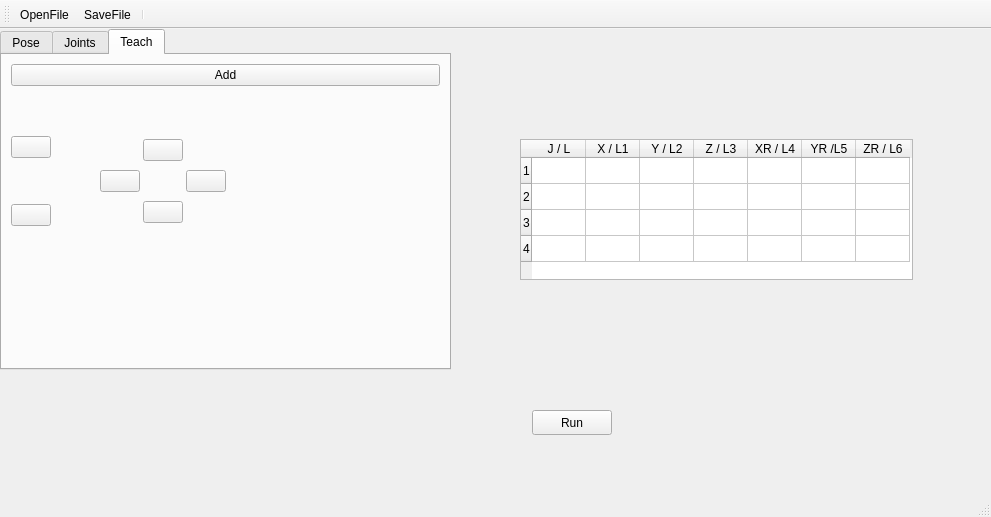
<?xml version="1.0" encoding="UTF-8"?>
<ui version="4.0">
 <class>MainWindow</class>
 <widget class="QMainWindow" name="MainWindow">
  <property name="geometry">
   <rect>
    <x>0</x>
    <y>0</y>
    <width>991</width>
    <height>517</height>
   </rect>
  </property>
  <property name="windowTitle">
   <string>MainWindow</string>
  </property>
  <widget class="QWidget" name="centralwidget">
   <widget class="QTabWidget" name="tabWidget">
    <property name="geometry">
     <rect>
      <x>0</x>
      <y>0</y>
      <width>451</width>
      <height>341</height>
     </rect>
    </property>
    <property name="currentIndex">
     <number>2</number>
    </property>
    <property name="movable">
     <bool>true</bool>
    </property>
    <widget class="QWidget" name="tab_1">
     <attribute name="title">
      <string>Pose</string>
     </attribute>
     <layout class="QGridLayout" name="gridLayout_8">
      <item row="0" column="0">
       <widget class="QLabel" name="label">
        <property name="font">
         <font>
          <pointsize>13</pointsize>
         </font>
        </property>
        <property name="text">
         <string>X</string>
        </property>
       </widget>
      </item>
      <item row="0" column="1">
       <widget class="QDoubleSpinBox" name="doubleSpinBox">
        <property name="decimals">
         <number>3</number>
        </property>
        <property name="minimum">
         <double>-3.000000000000000</double>
        </property>
        <property name="maximum">
         <double>3.000000000000000</double>
        </property>
        <property name="singleStep">
         <double>0.010000000000000</double>
        </property>
        <property name="stepType">
         <enum>QAbstractSpinBox::DefaultStepType</enum>
        </property>
       </widget>
      </item>
      <item row="0" column="2">
       <widget class="QLabel" name="label_4">
        <property name="font">
         <font>
          <pointsize>13</pointsize>
         </font>
        </property>
        <property name="text">
         <string>X</string>
        </property>
       </widget>
      </item>
      <item row="0" column="3">
       <widget class="QDoubleSpinBox" name="doubleSpinBox_4">
        <property name="decimals">
         <number>3</number>
        </property>
        <property name="minimum">
         <double>-1.000000000000000</double>
        </property>
        <property name="maximum">
         <double>1.000000000000000</double>
        </property>
        <property name="singleStep">
         <double>0.010000000000000</double>
        </property>
       </widget>
      </item>
      <item row="1" column="0">
       <widget class="QLabel" name="label_3">
        <property name="font">
         <font>
          <pointsize>13</pointsize>
         </font>
        </property>
        <property name="text">
         <string>Y</string>
        </property>
       </widget>
      </item>
      <item row="1" column="1">
       <widget class="QDoubleSpinBox" name="doubleSpinBox_2">
        <property name="decimals">
         <number>3</number>
        </property>
        <property name="minimum">
         <double>3.000000000000000</double>
        </property>
        <property name="maximum">
         <double>3.000000000000000</double>
        </property>
        <property name="singleStep">
         <double>0.010000000000000</double>
        </property>
       </widget>
      </item>
      <item row="1" column="2">
       <widget class="QLabel" name="label_5">
        <property name="font">
         <font>
          <pointsize>13</pointsize>
         </font>
        </property>
        <property name="text">
         <string>Y</string>
        </property>
       </widget>
      </item>
      <item row="1" column="3">
       <widget class="QDoubleSpinBox" name="doubleSpinBox_5">
        <property name="decimals">
         <number>3</number>
        </property>
        <property name="minimum">
         <double>1.000000000000000</double>
        </property>
        <property name="maximum">
         <double>1.000000000000000</double>
        </property>
        <property name="singleStep">
         <double>0.010000000000000</double>
        </property>
       </widget>
      </item>
      <item row="2" column="0">
       <widget class="QLabel" name="label_2">
        <property name="font">
         <font>
          <pointsize>13</pointsize>
         </font>
        </property>
        <property name="text">
         <string>Z</string>
        </property>
       </widget>
      </item>
      <item row="2" column="1">
       <widget class="QDoubleSpinBox" name="doubleSpinBox_3">
        <property name="decimals">
         <number>3</number>
        </property>
        <property name="minimum">
         <double>3.000000000000000</double>
        </property>
        <property name="maximum">
         <double>3.000000000000000</double>
        </property>
        <property name="singleStep">
         <double>0.010000000000000</double>
        </property>
       </widget>
      </item>
      <item row="2" column="2">
       <widget class="QLabel" name="label_6">
        <property name="font">
         <font>
          <pointsize>13</pointsize>
         </font>
        </property>
        <property name="text">
         <string>Z</string>
        </property>
       </widget>
      </item>
      <item row="2" column="3">
       <widget class="QDoubleSpinBox" name="doubleSpinBox_6">
        <property name="decimals">
         <number>3</number>
        </property>
        <property name="minimum">
         <double>1.000000000000000</double>
        </property>
        <property name="maximum">
         <double>1.000000000000000</double>
        </property>
        <property name="singleStep">
         <double>0.010000000000000</double>
        </property>
       </widget>
      </item>
      <item row="3" column="2">
       <widget class="QLabel" name="label_7">
        <property name="font">
         <font>
          <pointsize>13</pointsize>
         </font>
        </property>
        <property name="text">
         <string>W</string>
        </property>
       </widget>
      </item>
      <item row="3" column="3">
       <widget class="QDoubleSpinBox" name="doubleSpinBox_7">
        <property name="decimals">
         <number>3</number>
        </property>
        <property name="minimum">
         <double>-1.000000000000000</double>
        </property>
        <property name="maximum">
         <double>1.000000000000000</double>
        </property>
        <property name="singleStep">
         <double>0.010000000000000</double>
        </property>
       </widget>
      </item>
      <item row="4" column="0" colspan="2">
       <widget class="QPushButton" name="pushButton_10">
        <property name="text">
         <string>Move</string>
        </property>
       </widget>
      </item>
      <item row="4" column="2" colspan="2">
       <widget class="QPushButton" name="pushButton">
        <property name="text">
         <string>Add</string>
        </property>
       </widget>
      </item>
     </layout>
    </widget>
    <widget class="QWidget" name="tab_2">
     <attribute name="title">
      <string>Joints</string>
     </attribute>
     <layout class="QGridLayout" name="gridLayout_5">
      <item row="0" column="0">
       <widget class="QLabel" name="label_8">
        <property name="font">
         <font>
          <pointsize>13</pointsize>
         </font>
        </property>
        <property name="text">
         <string>L1</string>
        </property>
       </widget>
      </item>
      <item row="0" column="1" colspan="2">
       <widget class="QSlider" name="horizontalSlider_2">
        <property name="contextMenuPolicy">
         <enum>Qt::DefaultContextMenu</enum>
        </property>
        <property name="minimum">
         <number>-180</number>
        </property>
        <property name="maximum">
         <number>180</number>
        </property>
        <property name="singleStep">
         <number>0</number>
        </property>
        <property name="tracking">
         <bool>true</bool>
        </property>
        <property name="orientation">
         <enum>Qt::Horizontal</enum>
        </property>
       </widget>
      </item>
      <item row="0" column="3">
       <widget class="QSpinBox" name="spinBox">
        <property name="minimum">
         <number>-180</number>
        </property>
        <property name="maximum">
         <number>180</number>
        </property>
       </widget>
      </item>
      <item row="0" column="4">
       <widget class="QLabel" name="label_13">
        <property name="text">
         <string>0</string>
        </property>
       </widget>
      </item>
      <item row="1" column="0">
       <widget class="QLabel" name="label_10">
        <property name="font">
         <font>
          <pointsize>13</pointsize>
         </font>
        </property>
        <property name="text">
         <string>L2</string>
        </property>
       </widget>
      </item>
      <item row="1" column="1" colspan="2">
       <widget class="QSlider" name="horizontalSlider">
        <property name="minimum">
         <number>-180</number>
        </property>
        <property name="maximum">
         <number>180</number>
        </property>
        <property name="orientation">
         <enum>Qt::Horizontal</enum>
        </property>
       </widget>
      </item>
      <item row="1" column="3">
       <widget class="QSpinBox" name="spinBox_2">
        <property name="minimum">
         <number>-180</number>
        </property>
        <property name="maximum">
         <number>180</number>
        </property>
       </widget>
      </item>
      <item row="1" column="4">
       <widget class="QLabel" name="label_15">
        <property name="text">
         <string>0</string>
        </property>
       </widget>
      </item>
      <item row="2" column="0">
       <widget class="QLabel" name="label_9">
        <property name="font">
         <font>
          <pointsize>13</pointsize>
         </font>
        </property>
        <property name="text">
         <string>L3</string>
        </property>
       </widget>
      </item>
      <item row="2" column="1" colspan="2">
       <widget class="QSlider" name="horizontalSlider_4">
        <property name="minimum">
         <number>-180</number>
        </property>
        <property name="maximum">
         <number>180</number>
        </property>
        <property name="orientation">
         <enum>Qt::Horizontal</enum>
        </property>
       </widget>
      </item>
      <item row="2" column="3">
       <widget class="QSpinBox" name="spinBox_3">
        <property name="minimum">
         <number>-180</number>
        </property>
        <property name="maximum">
         <number>180</number>
        </property>
       </widget>
      </item>
      <item row="2" column="4">
       <widget class="QLabel" name="label_16">
        <property name="text">
         <string>0</string>
        </property>
       </widget>
      </item>
      <item row="3" column="0">
       <widget class="QLabel" name="label_11">
        <property name="font">
         <font>
          <pointsize>13</pointsize>
         </font>
        </property>
        <property name="text">
         <string>L4</string>
        </property>
       </widget>
      </item>
      <item row="3" column="1" colspan="2">
       <widget class="QSlider" name="horizontalSlider_3">
        <property name="minimum">
         <number>-180</number>
        </property>
        <property name="maximum">
         <number>180</number>
        </property>
        <property name="orientation">
         <enum>Qt::Horizontal</enum>
        </property>
       </widget>
      </item>
      <item row="3" column="3">
       <widget class="QSpinBox" name="spinBox_4">
        <property name="minimum">
         <number>-180</number>
        </property>
        <property name="maximum">
         <number>180</number>
        </property>
       </widget>
      </item>
      <item row="3" column="4">
       <widget class="QLabel" name="label_17">
        <property name="text">
         <string>0</string>
        </property>
       </widget>
      </item>
      <item row="4" column="0">
       <widget class="QLabel" name="label_12">
        <property name="font">
         <font>
          <pointsize>13</pointsize>
         </font>
        </property>
        <property name="text">
         <string>L5</string>
        </property>
       </widget>
      </item>
      <item row="4" column="1" colspan="2">
       <widget class="QSlider" name="horizontalSlider_6">
        <property name="minimum">
         <number>-180</number>
        </property>
        <property name="maximum">
         <number>180</number>
        </property>
        <property name="orientation">
         <enum>Qt::Horizontal</enum>
        </property>
       </widget>
      </item>
      <item row="4" column="3">
       <widget class="QSpinBox" name="spinBox_5">
        <property name="minimum">
         <number>-180</number>
        </property>
        <property name="maximum">
         <number>180</number>
        </property>
       </widget>
      </item>
      <item row="4" column="4">
       <widget class="QLabel" name="label_18">
        <property name="text">
         <string>0</string>
        </property>
       </widget>
      </item>
      <item row="5" column="0">
       <widget class="QLabel" name="label_14">
        <property name="font">
         <font>
          <pointsize>13</pointsize>
         </font>
        </property>
        <property name="text">
         <string>L6</string>
        </property>
       </widget>
      </item>
      <item row="5" column="1" colspan="2">
       <widget class="QSlider" name="horizontalSlider_5">
        <property name="minimum">
         <number>-180</number>
        </property>
        <property name="maximum">
         <number>180</number>
        </property>
        <property name="orientation">
         <enum>Qt::Horizontal</enum>
        </property>
       </widget>
      </item>
      <item row="5" column="3">
       <widget class="QSpinBox" name="spinBox_6">
        <property name="minimum">
         <number>-180</number>
        </property>
        <property name="maximum">
         <number>180</number>
        </property>
       </widget>
      </item>
      <item row="5" column="4">
       <widget class="QLabel" name="label_19">
        <property name="text">
         <string>0</string>
        </property>
       </widget>
      </item>
      <item row="6" column="0" colspan="2">
       <widget class="QPushButton" name="pushButton_11">
        <property name="text">
         <string>Move</string>
        </property>
       </widget>
      </item>
      <item row="6" column="2">
       <widget class="QPushButton" name="pushButton_2">
        <property name="text">
         <string>Add</string>
        </property>
       </widget>
      </item>
     </layout>
    </widget>
    <widget class="QWidget" name="tab_3">
     <attribute name="title">
      <string>Teach</string>
     </attribute>
     <layout class="QGridLayout" name="gridLayout_2">
      <item row="1" column="0">
       <widget class="QPushButton" name="pushButton_7">
        <property name="text">
         <string>Add</string>
        </property>
       </widget>
      </item>
      <item row="2" column="0">
       <layout class="QGridLayout" name="gridLayout_7">
        <item row="2" column="1">
         <spacer name="horizontalSpacer_6">
          <property name="orientation">
           <enum>Qt::Horizontal</enum>
          </property>
          <property name="sizeHint" stdset="0">
           <size>
            <width>40</width>
            <height>20</height>
           </size>
          </property>
         </spacer>
        </item>
        <item row="2" column="0">
         <layout class="QGridLayout" name="gridLayout_6">
          <item row="1" column="0">
           <layout class="QVBoxLayout" name="verticalLayout_2">
            <item>
             <widget class="QPushButton" name="pushButton_9">
              <property name="cursor">
               <cursorShape>ArrowCursor</cursorShape>
              </property>
              <property name="text">
               <string/>
              </property>
              <property name="icon">
               <iconset resource="Downloads/New.qrc">
                <normaloff>:/newPrefix/Icons/arrow_up.png</normaloff>:/newPrefix/Icons/arrow_up.png</iconset>
              </property>
              <property name="iconSize">
               <size>
                <width>40</width>
                <height>40</height>
               </size>
              </property>
             </widget>
            </item>
            <item>
             <spacer name="verticalSpacer">
              <property name="orientation">
               <enum>Qt::Vertical</enum>
              </property>
              <property name="sizeHint" stdset="0">
               <size>
                <width>20</width>
                <height>40</height>
               </size>
              </property>
             </spacer>
            </item>
            <item>
             <widget class="QPushButton" name="pushButton_8">
              <property name="cursor">
               <cursorShape>ArrowCursor</cursorShape>
              </property>
              <property name="text">
               <string/>
              </property>
              <property name="icon">
               <iconset resource="Downloads/New.qrc">
                <normaloff>:/newPrefix/Icons/arrow_down.png</normaloff>:/newPrefix/Icons/arrow_down.png</iconset>
              </property>
              <property name="iconSize">
               <size>
                <width>40</width>
                <height>40</height>
               </size>
              </property>
             </widget>
            </item>
           </layout>
          </item>
          <item row="0" column="2">
           <spacer name="verticalSpacer_3">
            <property name="orientation">
             <enum>Qt::Vertical</enum>
            </property>
            <property name="sizeHint" stdset="0">
             <size>
              <width>20</width>
              <height>40</height>
             </size>
            </property>
           </spacer>
          </item>
          <item row="1" column="2">
           <layout class="QVBoxLayout" name="verticalLayout">
            <item>
             <layout class="QGridLayout" name="gridLayout_3">
              <item row="0" column="0">
               <spacer name="horizontalSpacer_2">
                <property name="orientation">
                 <enum>Qt::Horizontal</enum>
                </property>
                <property name="sizeHint" stdset="0">
                 <size>
                  <width>40</width>
                  <height>20</height>
                 </size>
                </property>
               </spacer>
              </item>
              <item row="0" column="2">
               <widget class="QPushButton" name="pushButton_13">
                <property name="cursor">
                 <cursorShape>ArrowCursor</cursorShape>
                </property>
                <property name="text">
                 <string/>
                </property>
                <property name="icon">
                 <iconset resource="Downloads/New.qrc">
                  <normaloff>:/newPrefix/Icons/arrow_up.png</normaloff>:/newPrefix/Icons/arrow_up.png</iconset>
                </property>
                <property name="iconSize">
                 <size>
                  <width>40</width>
                  <height>40</height>
                 </size>
                </property>
               </widget>
              </item>
              <item row="0" column="3">
               <spacer name="horizontalSpacer_3">
                <property name="orientation">
                 <enum>Qt::Horizontal</enum>
                </property>
                <property name="sizeHint" stdset="0">
                 <size>
                  <width>40</width>
                  <height>20</height>
                 </size>
                </property>
               </spacer>
              </item>
             </layout>
            </item>
            <item>
             <layout class="QHBoxLayout" name="horizontalLayout">
              <item>
               <widget class="QPushButton" name="pushButton_6">
                <property name="cursor">
                 <cursorShape>ArrowCursor</cursorShape>
                </property>
                <property name="text">
                 <string/>
                </property>
                <property name="icon">
                 <iconset resource="Downloads/New.qrc">
                  <normaloff>:/newPrefix/Icons/arrow_left.png</normaloff>:/newPrefix/Icons/arrow_left.png</iconset>
                </property>
                <property name="iconSize">
                 <size>
                  <width>40</width>
                  <height>40</height>
                 </size>
                </property>
               </widget>
              </item>
              <item>
               <spacer name="horizontalSpacer">
                <property name="orientation">
                 <enum>Qt::Horizontal</enum>
                </property>
                <property name="sizeHint" stdset="0">
                 <size>
                  <width>40</width>
                  <height>20</height>
                 </size>
                </property>
               </spacer>
              </item>
              <item>
               <widget class="QPushButton" name="pushButton_3">
                <property name="cursor">
                 <cursorShape>ArrowCursor</cursorShape>
                </property>
                <property name="text">
                 <string/>
                </property>
                <property name="icon">
                 <iconset resource="Downloads/New.qrc">
                  <normaloff>:/newPrefix/Icons/arrow_right.png</normaloff>:/newPrefix/Icons/arrow_right.png</iconset>
                </property>
                <property name="iconSize">
                 <size>
                  <width>40</width>
                  <height>40</height>
                 </size>
                </property>
               </widget>
              </item>
             </layout>
            </item>
            <item>
             <layout class="QGridLayout" name="gridLayout_4">
              <item row="0" column="3">
               <spacer name="horizontalSpacer_5">
                <property name="orientation">
                 <enum>Qt::Horizontal</enum>
                </property>
                <property name="sizeHint" stdset="0">
                 <size>
                  <width>40</width>
                  <height>20</height>
                 </size>
                </property>
               </spacer>
              </item>
              <item row="0" column="0">
               <spacer name="horizontalSpacer_4">
                <property name="orientation">
                 <enum>Qt::Horizontal</enum>
                </property>
                <property name="sizeHint" stdset="0">
                 <size>
                  <width>40</width>
                  <height>20</height>
                 </size>
                </property>
               </spacer>
              </item>
              <item row="0" column="2">
               <widget class="QPushButton" name="pushButton_14">
                <property name="cursor">
                 <cursorShape>ArrowCursor</cursorShape>
                </property>
                <property name="text">
                 <string/>
                </property>
                <property name="icon">
                 <iconset resource="Downloads/New.qrc">
                  <normaloff>:/newPrefix/Icons/arrow_down.png</normaloff>:/newPrefix/Icons/arrow_down.png</iconset>
                </property>
                <property name="iconSize">
                 <size>
                  <width>40</width>
                  <height>40</height>
                 </size>
                </property>
               </widget>
              </item>
             </layout>
            </item>
           </layout>
          </item>
          <item row="1" column="1">
           <spacer name="horizontalSpacer_7">
            <property name="orientation">
             <enum>Qt::Horizontal</enum>
            </property>
            <property name="sizeHint" stdset="0">
             <size>
              <width>40</width>
              <height>20</height>
             </size>
            </property>
           </spacer>
          </item>
         </layout>
        </item>
        <item row="3" column="0">
         <spacer name="verticalSpacer_2">
          <property name="orientation">
           <enum>Qt::Vertical</enum>
          </property>
          <property name="sizeHint" stdset="0">
           <size>
            <width>20</width>
            <height>40</height>
           </size>
          </property>
         </spacer>
        </item>
       </layout>
      </item>
     </layout>
    </widget>
   </widget>
   <widget class="QTableWidget" name="tableWidget">
    <property name="geometry">
     <rect>
      <x>520</x>
      <y>110</y>
      <width>393</width>
      <height>141</height>
     </rect>
    </property>
    <property name="maximumSize">
     <size>
      <width>393</width>
      <height>16777215</height>
     </size>
    </property>
    <property name="columnCount">
     <number>7</number>
    </property>
    <attribute name="horizontalHeaderCascadingSectionResizes">
     <bool>true</bool>
    </attribute>
    <attribute name="horizontalHeaderMinimumSectionSize">
     <number>48</number>
    </attribute>
    <attribute name="horizontalHeaderDefaultSectionSize">
     <number>54</number>
    </attribute>
    <attribute name="horizontalHeaderHighlightSections">
     <bool>false</bool>
    </attribute>
    <attribute name="verticalHeaderMinimumSectionSize">
     <number>21</number>
    </attribute>
    <attribute name="verticalHeaderDefaultSectionSize">
     <number>26</number>
    </attribute>
    <row>
     <property name="text">
      <string>1</string>
     </property>
    </row>
    <row>
     <property name="text">
      <string>2</string>
     </property>
    </row>
    <row>
     <property name="text">
      <string>3</string>
     </property>
    </row>
    <row>
     <property name="text">
      <string>4</string>
     </property>
    </row>
    <column>
     <property name="text">
      <string>J / L</string>
     </property>
    </column>
    <column>
     <property name="text">
      <string>X / L1</string>
     </property>
    </column>
    <column>
     <property name="text">
      <string>Y / L2</string>
     </property>
    </column>
    <column>
     <property name="text">
      <string>Z / L3</string>
     </property>
    </column>
    <column>
     <property name="text">
      <string>XR / L4</string>
     </property>
    </column>
    <column>
     <property name="text">
      <string>YR /L5</string>
     </property>
    </column>
    <column>
     <property name="text">
      <string>ZR / L6</string>
     </property>
    </column>
   </widget>
   <widget class="QPushButton" name="pushButton_12">
    <property name="geometry">
     <rect>
      <x>532</x>
      <y>381</y>
      <width>80</width>
      <height>25</height>
     </rect>
    </property>
    <property name="text">
     <string>Run</string>
    </property>
   </widget>
  </widget>
  <widget class="QMenuBar" name="menubar">
   <property name="geometry">
    <rect>
     <x>0</x>
     <y>0</y>
     <width>991</width>
     <height>22</height>
    </rect>
   </property>
  </widget>
  <widget class="QStatusBar" name="statusbar"/>
  <widget class="QToolBar" name="toolBar">
   <property name="windowTitle">
    <string>toolBar</string>
   </property>
   <attribute name="toolBarArea">
    <enum>TopToolBarArea</enum>
   </attribute>
   <attribute name="toolBarBreak">
    <bool>false</bool>
   </attribute>
   <addaction name="actionOpenFile"/>
   <addaction name="actionSaveFile"/>
   <addaction name="separator"/>
  </widget>
  <action name="actionOpenFile">
   <property name="icon">
    <iconset resource="Downloads/New.qrc">
     <normaloff>:/newPrefix/Icons/open-folder.png</normaloff>:/newPrefix/Icons/open-folder.png</iconset>
   </property>
   <property name="text">
    <string>OpenFile</string>
   </property>
   <property name="toolTip">
    <string>OpenFİle</string>
   </property>
  </action>
  <action name="actionSaveFile">
   <property name="icon">
    <iconset resource="Downloads/New.qrc">
     <normaloff>:/newPrefix/Icons/diskette.png</normaloff>:/newPrefix/Icons/diskette.png</iconset>
   </property>
   <property name="text">
    <string>SaveFile</string>
   </property>
   <property name="toolTip">
    <string>SaveFile</string>
   </property>
  </action>
 </widget>
 <resources>
  <include location="Downloads/New.qrc"/>
 </resources>
 <connections>
  <connection>
   <sender>horizontalSlider_2</sender>
   <signal>valueChanged(int)</signal>
   <receiver>spinBox</receiver>
   <slot>setValue(int)</slot>
   <hints>
    <hint type="sourcelabel">
     <x>141</x>
     <y>126</y>
    </hint>
    <hint type="destinationlabel">
     <x>260</x>
     <y>134</y>
    </hint>
   </hints>
  </connection>
  <connection>
   <sender>horizontalSlider</sender>
   <signal>valueChanged(int)</signal>
   <receiver>spinBox_2</receiver>
   <slot>setValue(int)</slot>
   <hints>
    <hint type="sourcelabel">
     <x>135</x>
     <y>172</y>
    </hint>
    <hint type="destinationlabel">
     <x>261</x>
     <y>171</y>
    </hint>
   </hints>
  </connection>
  <connection>
   <sender>horizontalSlider_4</sender>
   <signal>valueChanged(int)</signal>
   <receiver>spinBox_3</receiver>
   <slot>setValue(int)</slot>
   <hints>
    <hint type="sourcelabel">
     <x>139</x>
     <y>207</y>
    </hint>
    <hint type="destinationlabel">
     <x>254</x>
     <y>210</y>
    </hint>
   </hints>
  </connection>
  <connection>
   <sender>horizontalSlider_3</sender>
   <signal>valueChanged(int)</signal>
   <receiver>spinBox_4</receiver>
   <slot>setValue(int)</slot>
   <hints>
    <hint type="sourcelabel">
     <x>117</x>
     <y>246</y>
    </hint>
    <hint type="destinationlabel">
     <x>255</x>
     <y>250</y>
    </hint>
   </hints>
  </connection>
  <connection>
   <sender>horizontalSlider_6</sender>
   <signal>valueChanged(int)</signal>
   <receiver>spinBox_5</receiver>
   <slot>setValue(int)</slot>
   <hints>
    <hint type="sourcelabel">
     <x>131</x>
     <y>289</y>
    </hint>
    <hint type="destinationlabel">
     <x>269</x>
     <y>291</y>
    </hint>
   </hints>
  </connection>
  <connection>
   <sender>horizontalSlider_5</sender>
   <signal>valueChanged(int)</signal>
   <receiver>spinBox_6</receiver>
   <slot>setValue(int)</slot>
   <hints>
    <hint type="sourcelabel">
     <x>135</x>
     <y>324</y>
    </hint>
    <hint type="destinationlabel">
     <x>269</x>
     <y>333</y>
    </hint>
   </hints>
  </connection>
  <connection>
   <sender>spinBox</sender>
   <signal>valueChanged(int)</signal>
   <receiver>horizontalSlider_2</receiver>
   <slot>setValue(int)</slot>
   <hints>
    <hint type="sourcelabel">
     <x>268</x>
     <y>122</y>
    </hint>
    <hint type="destinationlabel">
     <x>164</x>
     <y>125</y>
    </hint>
   </hints>
  </connection>
  <connection>
   <sender>spinBox_2</sender>
   <signal>valueChanged(int)</signal>
   <receiver>horizontalSlider</receiver>
   <slot>setValue(int)</slot>
   <hints>
    <hint type="sourcelabel">
     <x>269</x>
     <y>159</y>
    </hint>
    <hint type="destinationlabel">
     <x>160</x>
     <y>165</y>
    </hint>
   </hints>
  </connection>
  <connection>
   <sender>spinBox_3</sender>
   <signal>valueChanged(int)</signal>
   <receiver>horizontalSlider_4</receiver>
   <slot>setValue(int)</slot>
   <hints>
    <hint type="sourcelabel">
     <x>276</x>
     <y>197</y>
    </hint>
    <hint type="destinationlabel">
     <x>126</x>
     <y>202</y>
    </hint>
   </hints>
  </connection>
  <connection>
   <sender>spinBox_4</sender>
   <signal>valueChanged(int)</signal>
   <receiver>horizontalSlider_3</receiver>
   <slot>setValue(int)</slot>
   <hints>
    <hint type="sourcelabel">
     <x>257</x>
     <y>241</y>
    </hint>
    <hint type="destinationlabel">
     <x>166</x>
     <y>245</y>
    </hint>
   </hints>
  </connection>
  <connection>
   <sender>spinBox_5</sender>
   <signal>valueChanged(int)</signal>
   <receiver>horizontalSlider_6</receiver>
   <slot>setValue(int)</slot>
   <hints>
    <hint type="sourcelabel">
     <x>257</x>
     <y>280</y>
    </hint>
    <hint type="destinationlabel">
     <x>150</x>
     <y>285</y>
    </hint>
   </hints>
  </connection>
  <connection>
   <sender>spinBox_6</sender>
   <signal>valueChanged(int)</signal>
   <receiver>horizontalSlider_5</receiver>
   <slot>setValue(int)</slot>
   <hints>
    <hint type="sourcelabel">
     <x>262</x>
     <y>321</y>
    </hint>
    <hint type="destinationlabel">
     <x>154</x>
     <y>325</y>
    </hint>
   </hints>
  </connection>
  <connection>
   <sender>spinBox_4</sender>
   <signal>valueChanged(int)</signal>
   <receiver>label_17</receiver>
   <slot>setNum(int)</slot>
   <hints>
    <hint type="sourcelabel">
     <x>252</x>
     <y>251</y>
    </hint>
    <hint type="destinationlabel">
     <x>323</x>
     <y>250</y>
    </hint>
   </hints>
  </connection>
  <connection>
   <sender>spinBox_5</sender>
   <signal>valueChanged(int)</signal>
   <receiver>label_18</receiver>
   <slot>setNum(int)</slot>
   <hints>
    <hint type="sourcelabel">
     <x>245</x>
     <y>300</y>
    </hint>
    <hint type="destinationlabel">
     <x>319</x>
     <y>286</y>
    </hint>
   </hints>
  </connection>
  <connection>
   <sender>spinBox_6</sender>
   <signal>valueChanged(int)</signal>
   <receiver>label_19</receiver>
   <slot>setNum(int)</slot>
   <hints>
    <hint type="sourcelabel">
     <x>249</x>
     <y>334</y>
    </hint>
    <hint type="destinationlabel">
     <x>334</x>
     <y>329</y>
    </hint>
   </hints>
  </connection>
  <connection>
   <sender>spinBox</sender>
   <signal>valueChanged(int)</signal>
   <receiver>label_13</receiver>
   <slot>setNum(int)</slot>
   <hints>
    <hint type="sourcelabel">
     <x>270</x>
     <y>128</y>
    </hint>
    <hint type="destinationlabel">
     <x>354</x>
     <y>133</y>
    </hint>
   </hints>
  </connection>
  <connection>
   <sender>spinBox_2</sender>
   <signal>valueChanged(int)</signal>
   <receiver>label_15</receiver>
   <slot>setNum(int)</slot>
   <hints>
    <hint type="sourcelabel">
     <x>281</x>
     <y>173</y>
    </hint>
    <hint type="destinationlabel">
     <x>340</x>
     <y>174</y>
    </hint>
   </hints>
  </connection>
  <connection>
   <sender>spinBox_3</sender>
   <signal>valueChanged(int)</signal>
   <receiver>label_16</receiver>
   <slot>setNum(int)</slot>
   <hints>
    <hint type="sourcelabel">
     <x>276</x>
     <y>210</y>
    </hint>
    <hint type="destinationlabel">
     <x>350</x>
     <y>208</y>
    </hint>
   </hints>
  </connection>
 </connections>
</ui>
